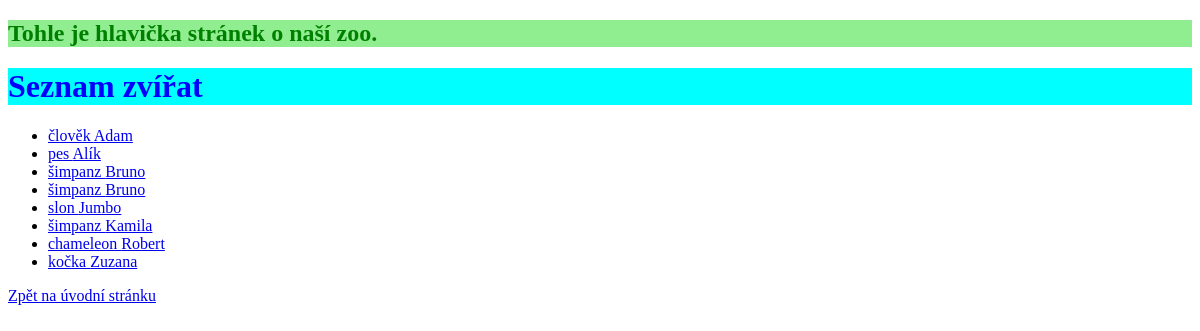
Page /informace/seznam/ on the earlier database version.
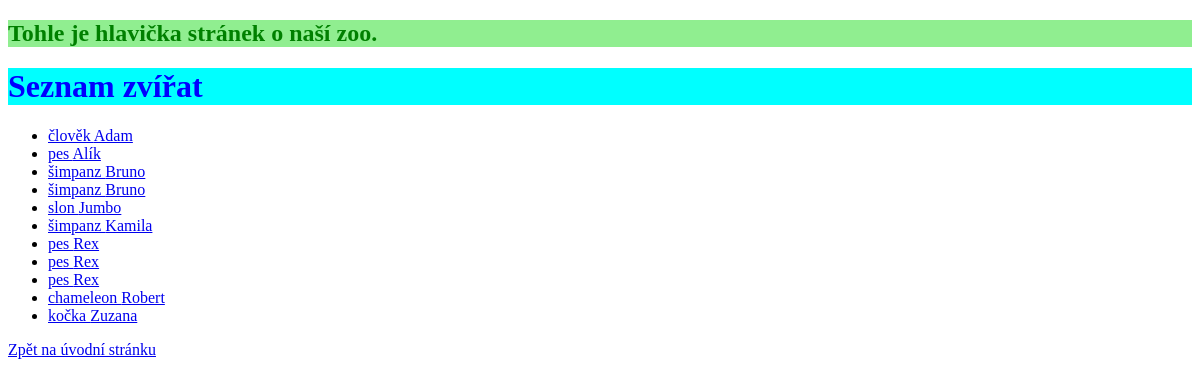
Same page on the later database version.
### informace/models.py (models this page shows, shortened)
class Zvire(models.Model):
    jmeno = models.CharField(max_length=30)
    druh = models.CharField(max_length=30)
    vek = models.IntegerField()
    popis = models.CharField(max_length=200)
    barva = models.CharField(max_length=30, null=True)
    pavilon = models.ForeignKey(Pavilon, on_delete = models.PROTECT, null=True)
    class Meta:
        verbose_name_plural = "Zvirata"
        ordering = ("jmeno", "-id")

### informace/views.py (the view)
# urls.py: path("seznam/", views.seznam, name="seznam_zvirat"),
def seznam(request):
    zvirata = Zvire.objects.all()
    return render(request, "informace/seznam.html", {
        "seznam": zvirata
    })

### informace/templates/informace/seznam.html (shortened to what this page needs)
{% extends "base.html" %}
{% load static %}
{% block css %}
<link rel="stylesheet" href="{% static "informace/style.css" %}">
{% endblock %}
{% block hlavni %}
<h1>Seznam zvířat</h1>
<ul>
    {% for zvire in seznam %}
    <li><a href="{% url 'zvire' zvire.id %}"> {{ zvire.druh|lower }} {{ zvire.jmeno|capfirst }}</a></li>
    {% endfor %}
</ul>
<a href="{% url 'uvod' %}">Zpět na úvodní stránku</a>
{% endblock hlavni %}

### templates/base.html (shortened to what this page needs)
{% load static %}
<!DOCTYPE html>
<html lang="en">
<head>
    <link rel="stylesheet" href="{% static "style.css" %}">
    {% block css %}{% endblock %}
</head>
<body>
    <h2>Tohle je hlavička stránek o naší zoo.</h2>
    {% block hlavni %}
    {% endblock %}
</body>
</html>

### static/style.css (style rules this page uses)
h2 { color: green; background-color: lightgreen; }

### informace/static/informace/style.css (style rules this page uses)
h1 { color: blue; background-color: aqua; }

Differences in the rows shown:
added Zvire: druh "pes", jmeno "Rex"
added Zvire: druh "pes", jmeno "Rex"
added Zvire: druh "pes", jmeno "Rex"
